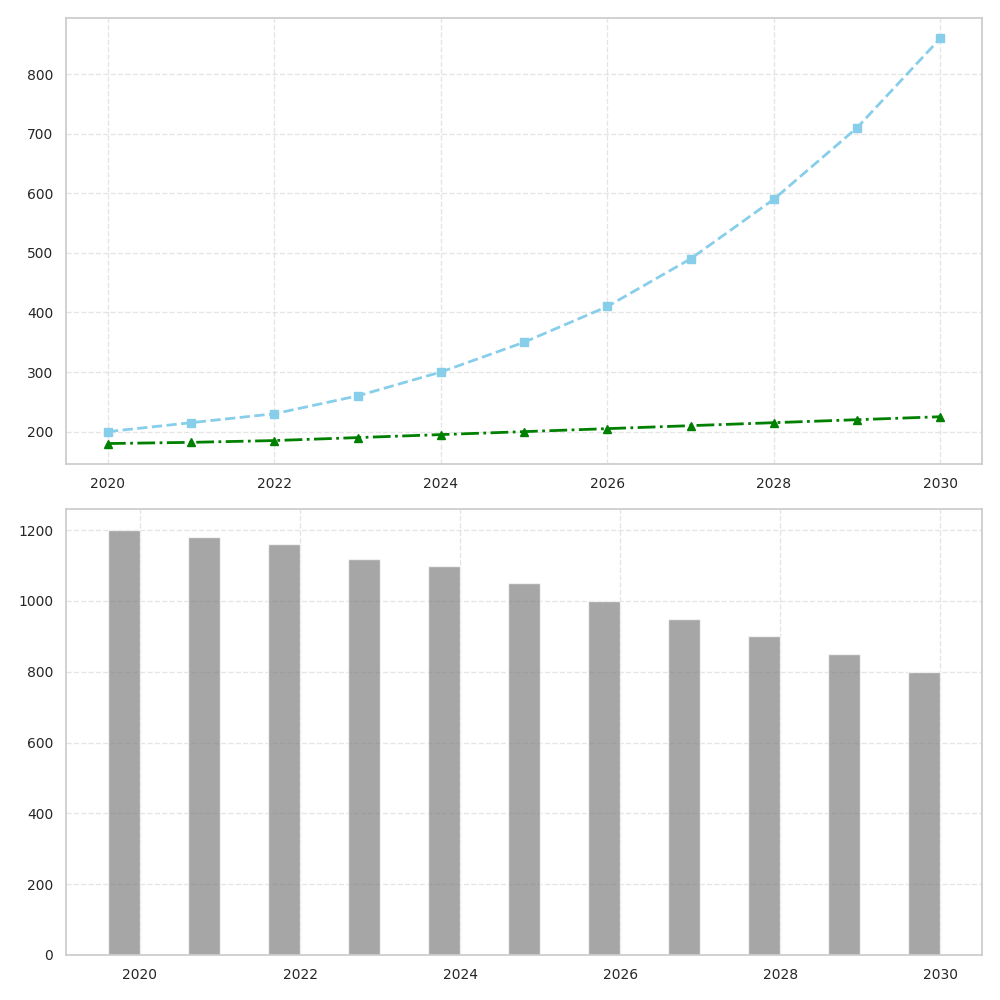

Recreate this plot in Python.
import matplotlib.pyplot as plt
import numpy as np

years = np.arange(2020, 2031)
wind_energy = [200, 215, 230, 260, 300, 350, 410, 490, 590, 710, 860]
hydro_energy = [180, 182, 185, 190, 195, 200, 205, 210, 215, 220, 225]
fossil_energy = [1200, 1180, 1160, 1120, 1100, 1050, 1000, 950, 900, 850, 800]

fig, (ax1, ax2) = plt.subplots(2, 1, figsize=(10, 10))

ax1.plot(years, wind_energy, marker='s', linestyle='--', color='skyblue', linewidth=2)
ax1.plot(years, hydro_energy, marker='^', linestyle='-.', color='green', linewidth=2)
ax1.grid(True, linestyle='--', alpha=0.5)

width = 0.4
ax2.bar(years - width / 2, fossil_energy, width, color='gray', alpha=0.7)
ax2.grid(True, linestyle='--', alpha=0.5)

ax1.tick_params(labelsize=10)
ax2.tick_params(labelsize=10)

plt.tight_layout()
plt.show()
